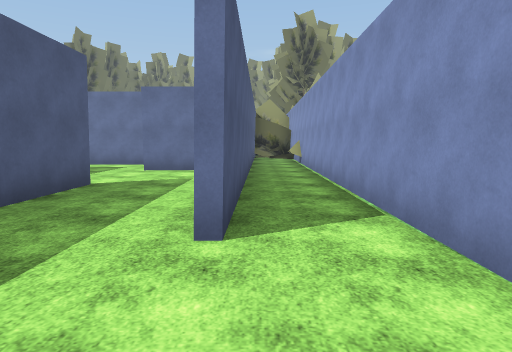
[1] (above)

23 first-person views from a walk through a Unity game level. The camera is 1.5 m above the floor, tilts 6° down and sees 75° across. The floor is counted in squares, 2 m on a side. Each view is taken from the middle of a square. On the plan, view 1 faces up. The plan holds only what a view shows up to about 11 squares ahead; the rest is blank. The place goes on beyond the plan. The player is left out. Some surface patterns are stand-ins.

[2]
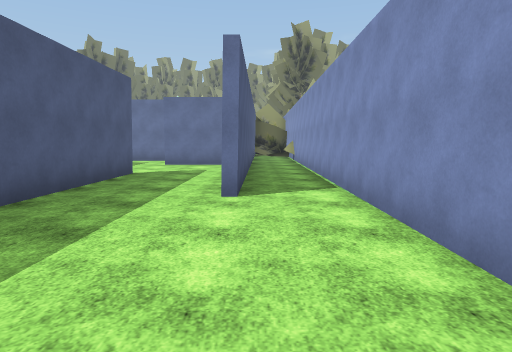

[3]
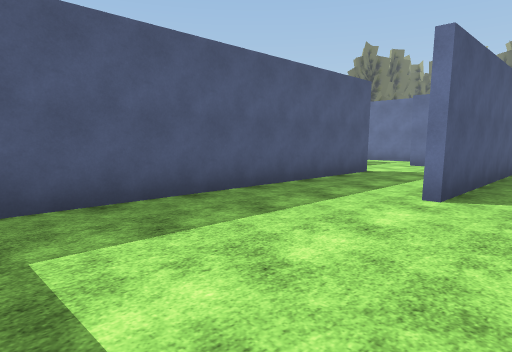

[4]
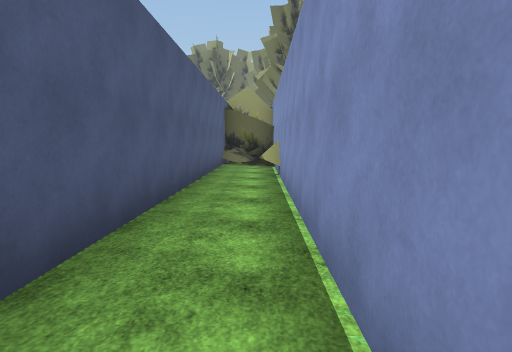

[5]
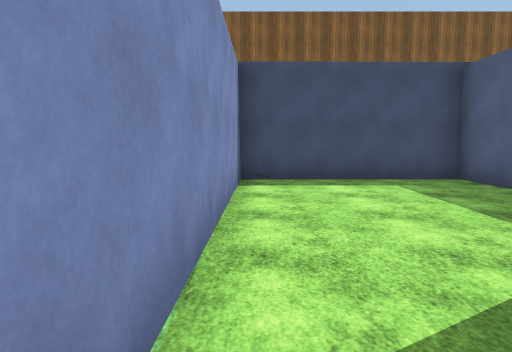

[6]
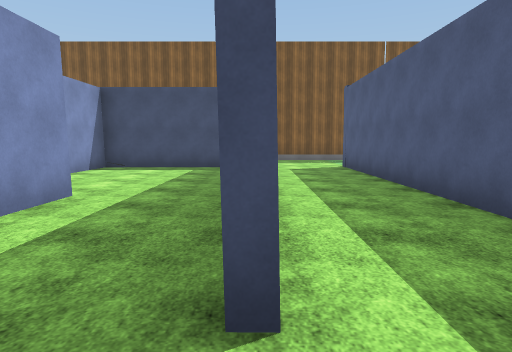

[7]
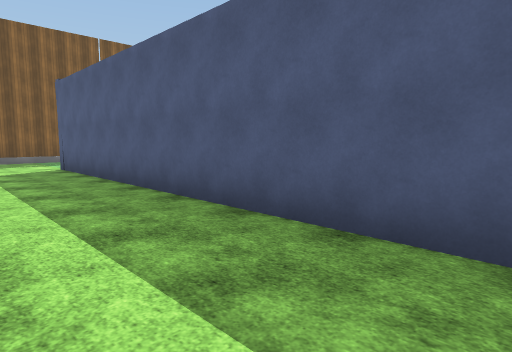

[8]
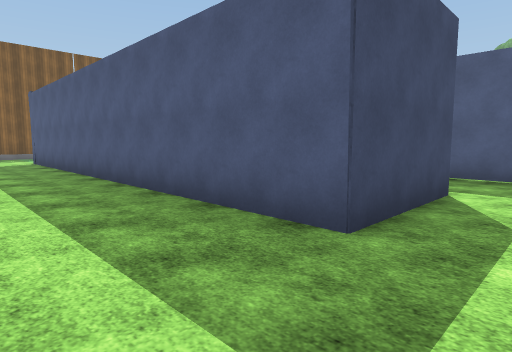

[9]
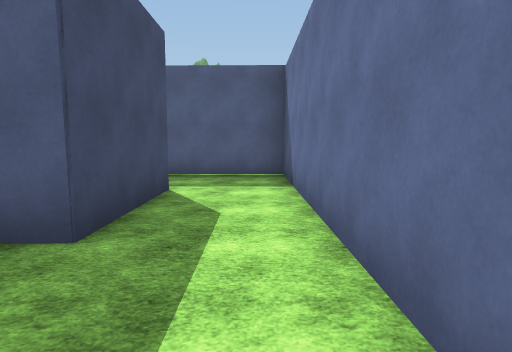

[10]
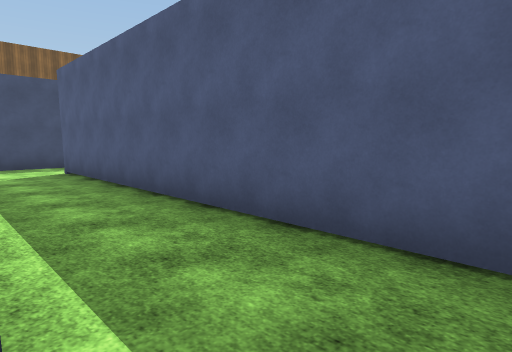

[11]
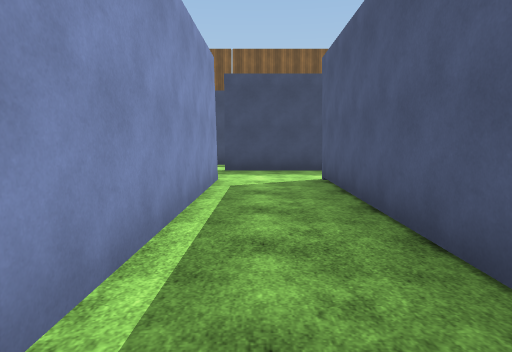

[12]
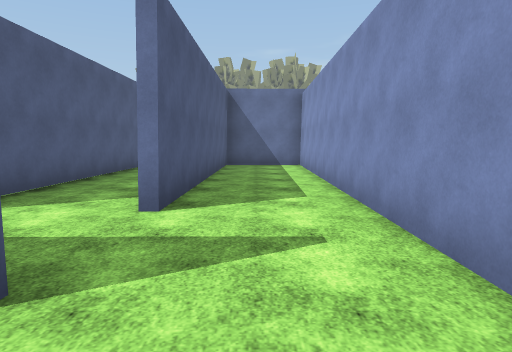

[13]
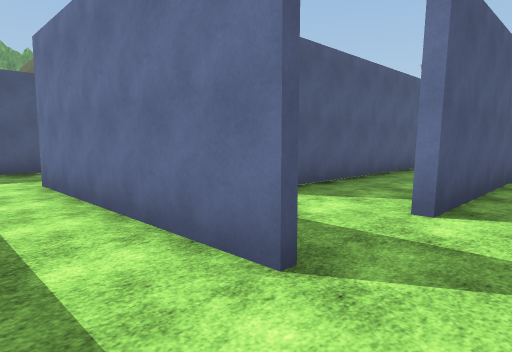

[14]
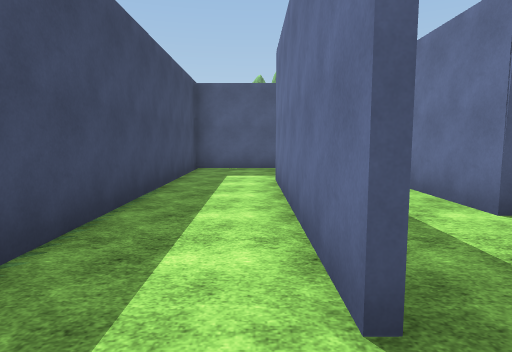

[15]
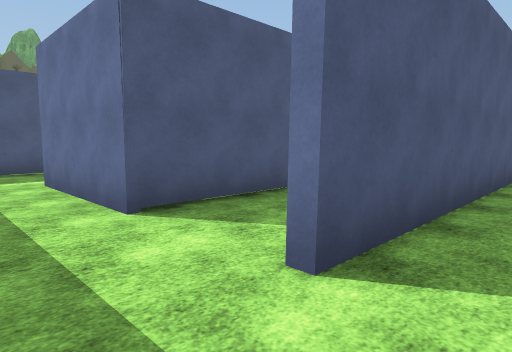

[16]
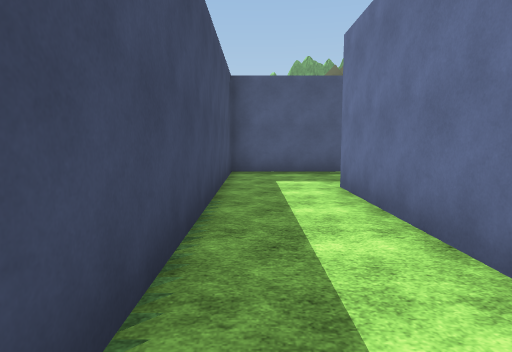

[17]
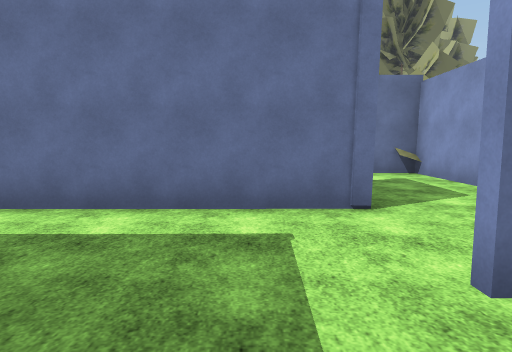

[18]
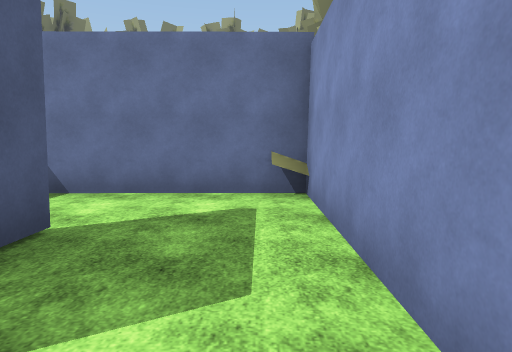

[19]
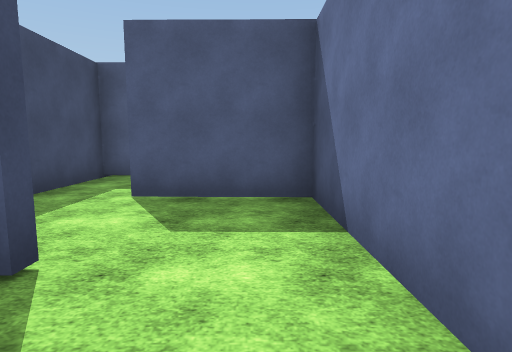

[20]
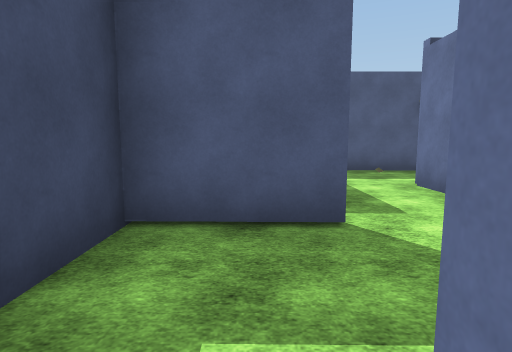

[21]
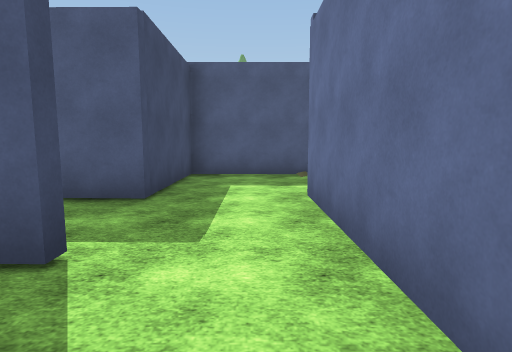

[22]
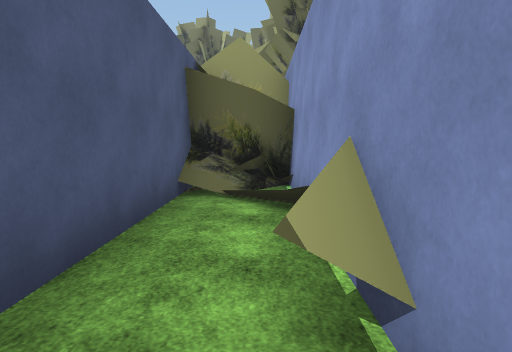

[23]
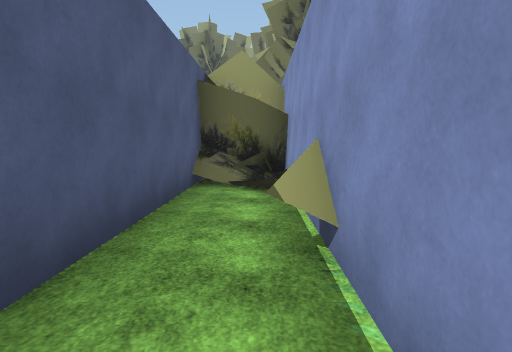

### Floor plan
Ten units are one square. View 1 is at (0, 0); x grows to the right and y downward. Boxes are objects, and circles mark ways between rooms. Rooms are numbered by the first view taken in them; rooms with no view inside come last. Other rooms are left out.
<svg viewBox="-163 -165 184 196">
<path fill="none" stroke="#000" d="M-5 -24 -4 -38M-29 -59 -30 25 13 25 15 -104M-10 -85 -29 -85M-54 -87 -55 -6M15 -123 16 -154M0 -154 -2 -24M-82 -87 -54 -87M-27 -107 -102 -106 -103 -14M-82 -14 -82 -71M-81 6 -135 6M-158 -6 -158 26 -77 25M-57 5 -57 -5M-28 -127 -28 -121M-3 -107 -3 -148 -53 -148 -53 -123M-79 -128 -79 -108 -56 -109M-68 -147 -107 -147M-101 -126 -101 -115M-57 -14 -56 -85 -79 -85 -80 -14M-103 -14 -135 -14M-109 4 -81 4M-158 -21 -158 -6M-57 -5 -57 -14M-133 -160 -134 -126 -101 -126"/>
<circle cx="-35" cy="-90" r="3" fill="#2a7"/>
<circle cx="-15" cy="-115" r="3" fill="#2a7"/>
<circle cx="-90" cy="-20" r="3" fill="#2a7"/>
<circle cx="-145" cy="0" r="3" fill="#2a7"/>
<circle cx="-75" cy="0" r="3" fill="#2a7"/>
<circle cx="-50" cy="-120" r="3" fill="#2a7"/>
<circle cx="-100" cy="-140" r="3" fill="#2a7"/>
<circle cx="-70" cy="-20" r="3" fill="#2a7"/>
<text x="-10" y="-40">1</text>
<text x="-80" y="-90">2</text>
<text x="-110" y="10">3</text>
<text x="-30" y="-130">4</text>
<text x="-80" y="-130">5</text>
<text x="-60" y="-50">6</text>
<text x="-120" y="-10">7</text>
<text x="-120" y="-150">8</text>
</svg>
Room 1 opens to room 2. Room 2 opens to room 4. Room 2 opens to room 7. Room 3 opens to room 7. Room 4 opens to room 5. Room 5 opens to room 8. Room 6 opens to room 7.

Where each view was taken, in squares from view 1:
view 1: 0 up, 0 right, facing up
view 2: 2 down, 0 right, facing up
view 3: 2 down, 1 right, facing up-left
view 4: 4 up, 1 right, facing up
view 5: 4 up, 1 right, facing down
view 6: 7 up, 3 left, facing down
view 7: 7 up, 3 left, facing down-left
view 8: 10 up, 3 left, facing down-left
view 9: 10 up, 3 left, facing left
view 10: 10 up, 8 left, facing down-left
view 11: 8 up, 9 left, facing down
view 12: 2 down, 7 left, facing up
view 13: 2 down, 7 left, facing up-left
view 14: 1 down, 7 left, facing left
view 15: 0 up, 7 left, facing up-left
view 16: 2 down, 8 left, facing left
view 17: 7 up, 4 left, facing up
view 18: 10 up, 1 left, facing up
view 19: 14 up, 1 left, facing left
view 20: 12 up, 5 left, facing left
view 21: 14 up, 6 left, facing left
view 22: 10 up, 1 right, facing up
view 23: 9 up, 1 right, facing up
